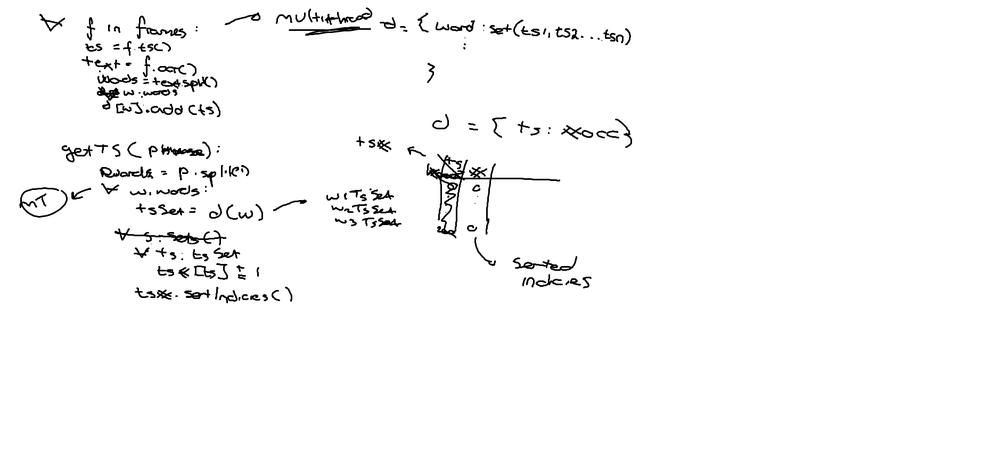
#> input picture program_pseudocode.png, 1000 x 456 px, shrunk from 1878 x 857 before the run; its folder holds only this picture in this run
$ python tesseract_example.py --image program_pseudocode.png
#> lines starting #> are read from the running program, lines starting #| are printed output that depends on the picture; after the words box and inside, x2 and y2 are one past the last pixel; in counts of white or black regions, pixels touching at a corner belong together
# import the necessary packages
from PIL import Image
import pytesseract
import cv2
import argparse
import os


# construct the argument parse and parse the arguments
ap = argparse.ArgumentParser()
ap.add_argument("-i", "--image", required=True,
                help="path to input image to be OCR'd")
ap.add_argument("-p", "--preprocess", type=str, default="thresh",
                help="type of preprocessing to be done")
args = vars(ap.parse_args())


def get_original_image():
    return cv2.imread(args["image"])
#> returned value is the input picture: shape (456, 1000, 3); min 0, max 255, mean 249.2


def convert_to_gray_scale(image):
    # load the example image and convert it to grayscale
    gray = cv2.cvtColor(image, cv2.COLOR_BGR2GRAY)
    return gray


def apply_preprocessing(image):
    # check to see if we should apply thresholding to preprocess the
    # image
    if args["preprocess"] == "thresh":
        image = cv2.threshold(image, 0, 255,
                              cv2.THRESH_BINARY | cv2.THRESH_OTSU)[1]
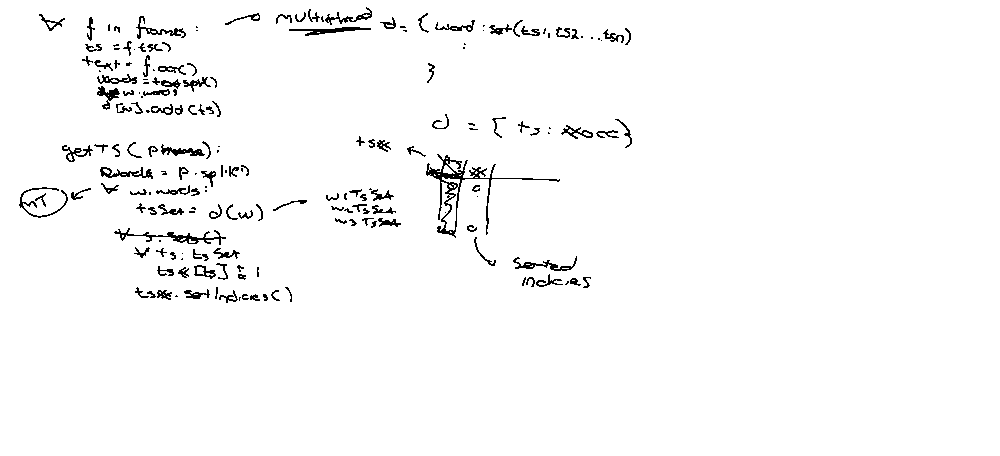
#> image: shape (456, 1000); 97.6% white; black in thin lines or dots, all inside (x1, y1, x2, y2) = (19, 7, 632, 303)

    # make a check to see if median blurring should be done to remove
    # noise
    elif args["preprocess"] == "blur":
        image = cv2.medianBlur(image, 3)

    return image


def write_grayscale_image(gray_image):
    """
    write the grayscale image to disk as a temporary file so we can apply OCR to it

    :param gray_image:
    :return:
    """
    filename = "{}.png".format(os.getpid())
    cv2.imwrite(filename, gray_image)
    return filename


def apply_ocr(filename):
    # load the image as a PIL/Pillow image, apply OCR, and then delete
    # the temporary file
    text = pytesseract.image_to_string(Image.open(filename))
    os.remove(filename)
    # print(text)
    return text


def show_io_images(input, output):
    # show the output images
    cv2.imshow("Image", input)
    cv2.imshow("Output", output)
    cv2.waitKey(0)


if __name__ == '__main__':
    original_image = get_original_image()
    grayscale_image = convert_to_gray_scale(original_image)
    outputImage = apply_preprocessing(grayscale_image)
    greyFilename = write_grayscale_image(outputImage)
#> greyFilename = '2410.png'
    text = apply_ocr(greyFilename)
#> (the run stopped early here; a loop or call above may not have finished)
